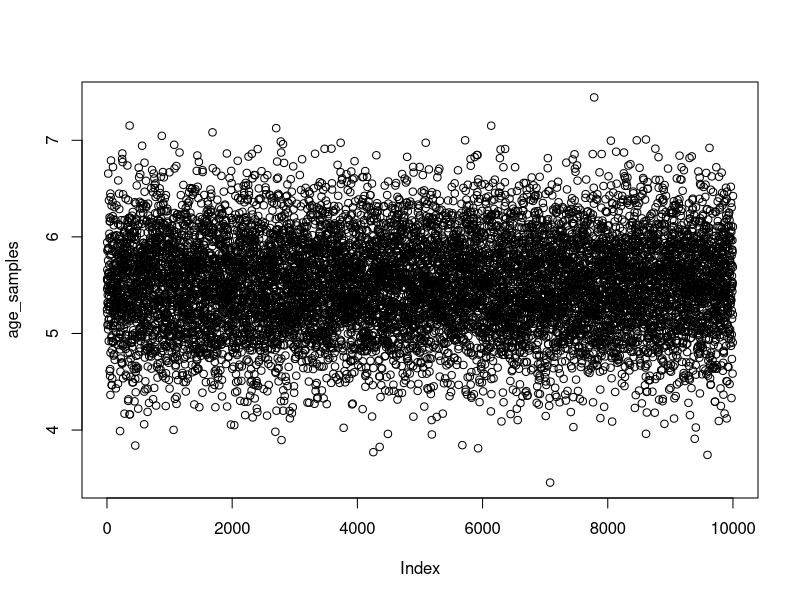
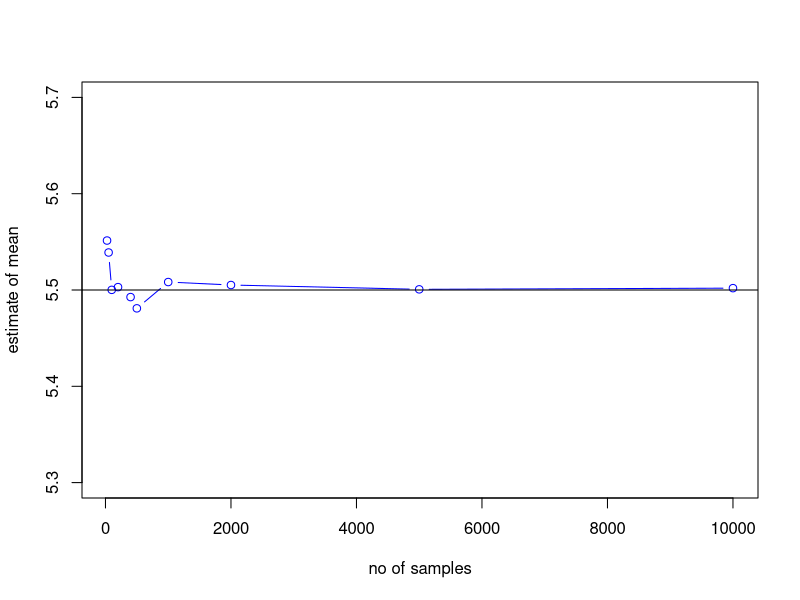
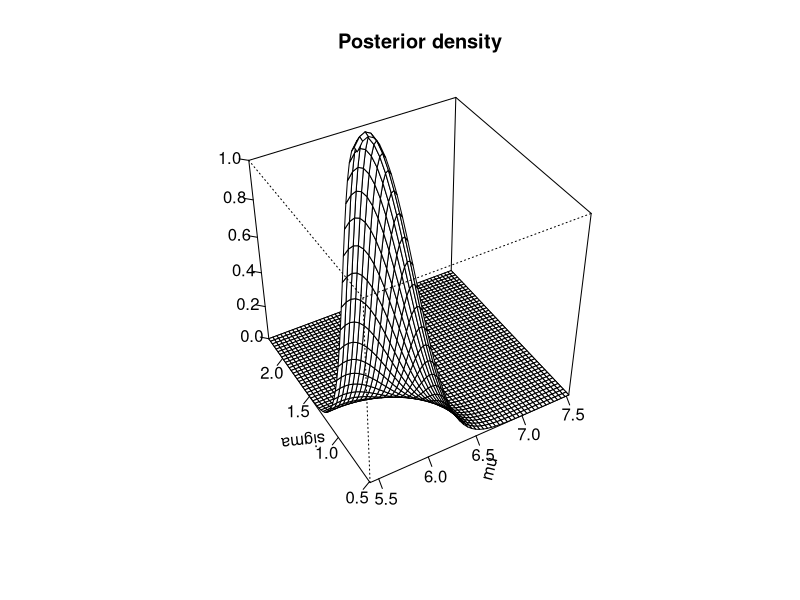

Source code (R) for these figures, in order:
#Chapter 3. Introducing Bayesian Inference

set.seed(100)
age_samples <- rnorm(10000,mean = 5.5,sd=0.5)
plot(age_samples)


#Calculate the posteriori distribution
age_mean <- function(n){
  mu0 <- 5
  sd0 <- 1
  mus <- mean(age_samples[1:n])
  sds <- sd(age_samples[1:n])
  mu_n <- (sd0^2/(sd0^2 + sds^2/n)) * mus + (sds^2/n/(sd0^2 + sds^2/n)) * mu0
  mu_n
}

samp <- c(25,50,100,200,400,500,1000,2000,5000,10000)
mu <- sapply(samp, age_mean, simplify = "array")

plot(samp,mu,type="b",col="blue",ylim=c(5.3,5.7),xlab="no of samples",ylab="estimate of mean")
abline(5.5,0)

#This time we will estimate the posterior distribution by using the Metropolis-Hasting
#algorithm.

#function to compute log likelihood
loglikelihood <- function(x,mu,sigma){
    singlell <- dnorm(x,mean = mu,sd = sigma,log = T)
    sumll <- sum(singlell)
    sumll
}

#function to compute prior distribution for mean on log scale
d_prior_mu <- function(mu){
  dnorm(mu,0,10,log=T)
}

#function to compute prior distribution for std dev on log scale
d_prior_sigma <- function(sigma){
  dunif(sigma,0,5,log=T)
}

#function to compute posterior distribution on log scale
d_posterior <- function(x,mu,sigma){
  loglikelihood(x,mu,sigma) + d_prior_mu(mu) + d_prior_sigma(sigma)
}

#function to make transition moves
tran_move <- function(x,dist = .1){
    x + rnorm(1,0,dist)
}


num_iter <- 10000
posterior <- array(dim = c(2,num_iter))
accepted <- array(dim=num_iter - 1)
theta_posterior <-array(dim=c(2,num_iter))
values_initial <- list(mu = runif(1,4,8),sigma = runif(1,1,5))
theta_posterior[1,1] <- values_initial$mu
theta_posterior[2,1] <- values_initial$sigma
for (t in 2:num_iter){
  #proposed next values for parameters
  theta_proposed <- c(tran_move(theta_posterior[1,t-1]),tran_move(theta_posterior[2,t-1]))
  p_proposed <- d_posterior(age_samples,mu = theta_proposed[1],sigma = theta_proposed[2])
  p_prev <- d_posterior(age_samples,mu = theta_posterior[1,t-1],sigma = theta_posterior[2,t-1])
  eps <- exp(p_proposed - p_prev)
  # proposal is accepted if posterior density is higher w/theta_proposed
  # if posterior density is not higher, it is accepted with probability eps
  accept <- rbinom(1,1,prob = min(eps,1))
  accepted[t - 1] <- accept
  if (accept == 1){
    theta_posterior[,t] <- theta_proposed
  } else {
    theta_posterior[,t] <- theta_posterior[,t-1]
  }
}


install.packages("sm")
library(sm)

x <- cbind(c(theta_posterior[1,1:num_iter]),c(theta_posterior[2,1:num_iter]))
xlim <- c(min(x[,1]),max(x[,1]))
ylim <- c(min(x[,2]),max(x[,2]))
zlim <- c(0,max(1))

sm.density(x, xlab = "mu",ylab="sigma", zlab = " ",zlim = zlim,
           xlim = xlim ,ylim = ylim,col="white")

title("Posterior density")
